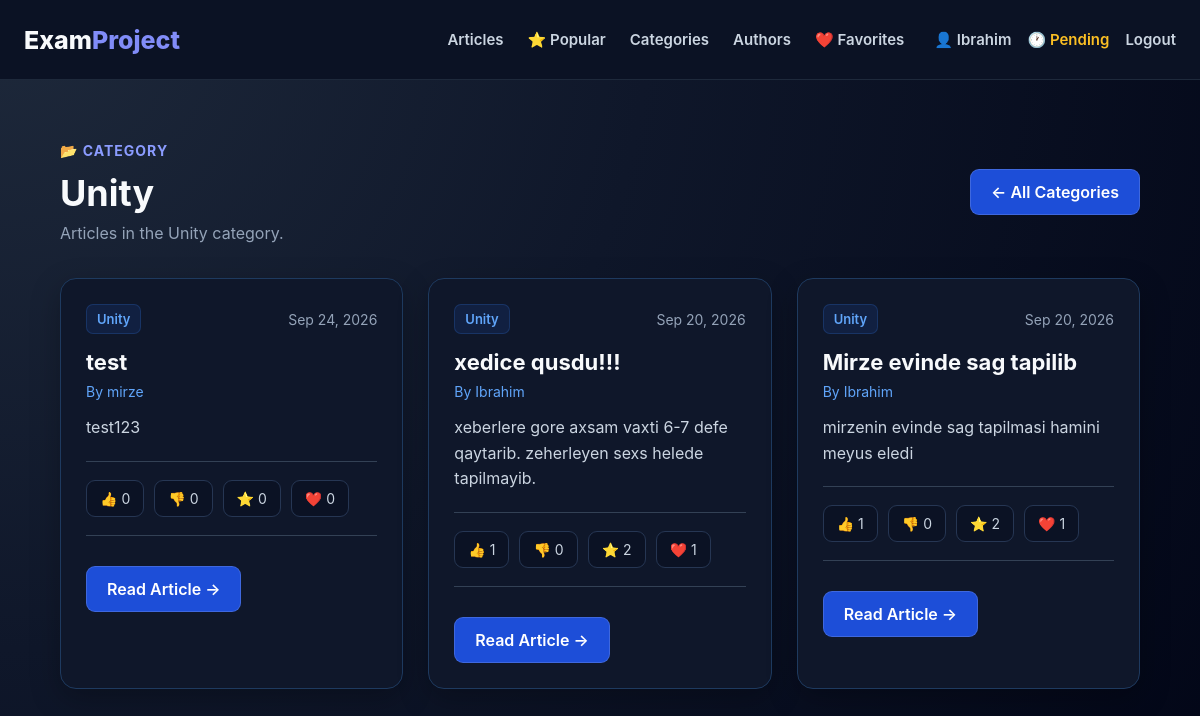
Page /articles/categories/1/ (signed in) on the earlier database version.
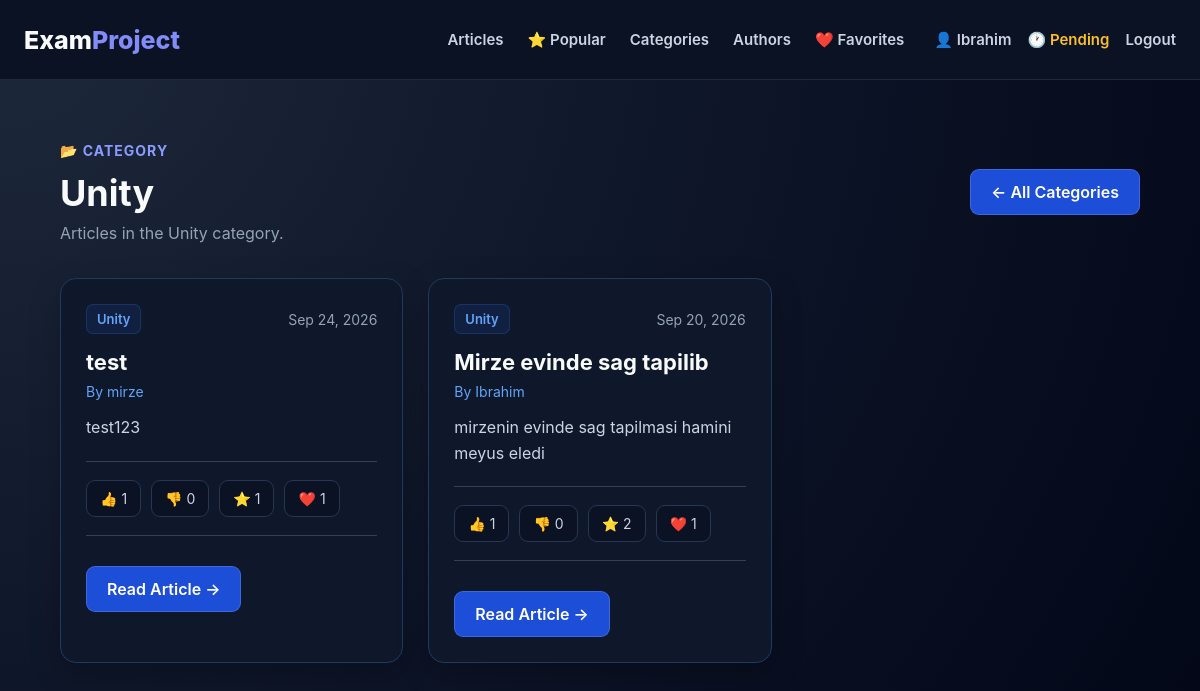
Same page on the later database version.
### articles/models.py (models this page shows, shortened)
class Article(models.Model):
    title = models.CharField(
        max_length=200
    )
    image = models.ImageField(
        upload_to="articles/",
        blank=True,
        null=True
    )
    content = models.TextField()
    category = models.ForeignKey(
        Category,
        on_delete=models.SET_NULL,
        null=True,
        related_name="articles"
    )
    author = models.ForeignKey(
        User,
        on_delete=models.CASCADE,
        related_name="articles"
    )
    created_at = models.DateTimeField(
        auto_now_add=True
    )
    updated_at = models.DateTimeField(
        auto_now=True
    )
    status = models.CharField(
        max_length=20,
        choices=[
            ("pending", "Pending"),
            ("published", "Published"),
        ],
        default="pending"
    )
    likes = models.ManyToManyField(
        User,
        related_name="liked_articles",
        blank=True
    )
    dislikes = models.ManyToManyField(
        User,
        related_name="disliked_articles",
        blank=True
    )
    favorites = models.ManyToManyField(
        User,
        related_name="favorite_articles",
        blank=True
    )

class Category(models.Model):
    name = models.CharField(
        max_length=100,
        unique=True
    )

### articles/views.py (the view)
def category_articles(request, category_id):
    category = get_object_or_404(
        Category,
        id=category_id
    )
    articles = Article.objects.filter(
        category=category,
        status="published"
    ).select_related(
        "author",
        "category"
    ).prefetch_related(
        "ratings",
        "likes",
        "dislikes",
        "favorites"
    ).order_by("-created_at")
    return render(request, "article/category_articles.html", {
        "category": category,
        "articles": articles
    })

### templates/article/category_articles.html (shortened to what this page needs)
{% extends "base.html" %}
{% block content %}
<div class="articles-container">
    <div class="articles-header">
        <div>
            <span class="categories-label">
                📂 CATEGORY
            </span>
            <h1>{{ category.name }}</h1>
            <p>
                Articles in the {{ category.name }} category.
            </p>
        </div>
        <a
            href="{% url 'category_list' %}"
            class="btn btn-secondary"
        >
            ← All Categories
        </a>
    </div>
    {% if articles %}
        <div class="articles-grid">
            {% for article in articles %}
                <article class="article-card">
                    <div class="article-card-content">
                        <div class="article-meta">
                            <span class="article-category">
                                {{ article.category.name }}
                            </span>
                            <span>
                                {{ article.created_at|date:"M d, Y" }}
                            </span>
                        </div>
                        <h2>
                            {{ article.title }}
                        </h2>
                        <p class="article-author">
                            By {{ article.author.username }}
                        </p>
                        <p class="article-preview">
                            {{ article.content|truncatewords:30 }}
                        </p>
                        <div class="article-stats">
                            <span>
                                👍 {{ article.likes.count }}
                            </span>
                            <span>
                                👎 {{ article.dislikes.count }}
                            </span>
                            <span>
                                ⭐ {{ article.ratings.count }}
                            </span>
                            <span>
                                ❤️ {{ article.favorites.count }}
                            </span>
                        </div>
                        <a
                            href="{% url 'article_detail' article.id %}"
                            class="btn btn-secondary"
                        >
                            Read Article →
                        </a>
                    </div>
                </article>
            {% endfor %}
        </div>
    {% endif %}
</div>
{% endblock %}

Differences in the rows shown:
removed Article: category.name "Unity", created_at "Sep 20, 2026", title "xedice qusdu!!!", author.username "Ibrahim", content "xeberlere gore axsam vaxti 6-7 defe qaytarib. zeherleyen sexs helede tapilmayib.", likes.count "1", dislikes.count "0", ratings.count "2", favorites.count "1"
computed for Article "test": likes.count "0" → "1"; ratings.count "0" → "1"; favorites.count "0" → "1"
